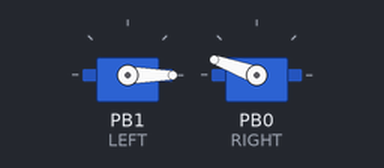
Recording of a sketch running on a simulated ATtiny85, built with avr-gcc and run on an emulated ATtiny85. On the bench: 2 × servo.

Above: at 0.05 s.
Timing chart, 0 to 3.0 s (numbered marks = the images above):
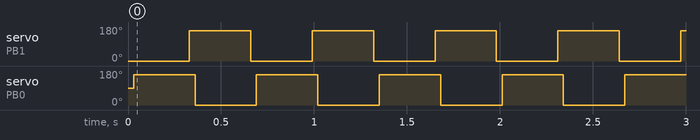

Measured:
- by itself, servo on PB1 (LEFT), servo on PB0 (RIGHT): alternates 160° for 0.33 s and 0° for 0.33 s

The sketch:

ears_test.ino
```cpp
#include <Adafruit_SoftServo.h>

#define LEFT 1
#define RIGHT 0
#define SWITCH 2

Adafruit_SoftServo leftEar;
Adafruit_SoftServo rightEar;

void setup()
{
  leftEar.attach(LEFT);
  rightEar.attach(RIGHT);
}


void loop()
{
 doSweep(300);
}

void doSweep(int delayval) {
  leftEar.write(0);
  delay(30);
  rightEar.write(160);

  delay(delayval);

  leftEar.write(160);
  delay(30);
  rightEar.write(0);

  delay(delayval);

  leftEar.refresh();
  rightEar.refresh();
}
```
